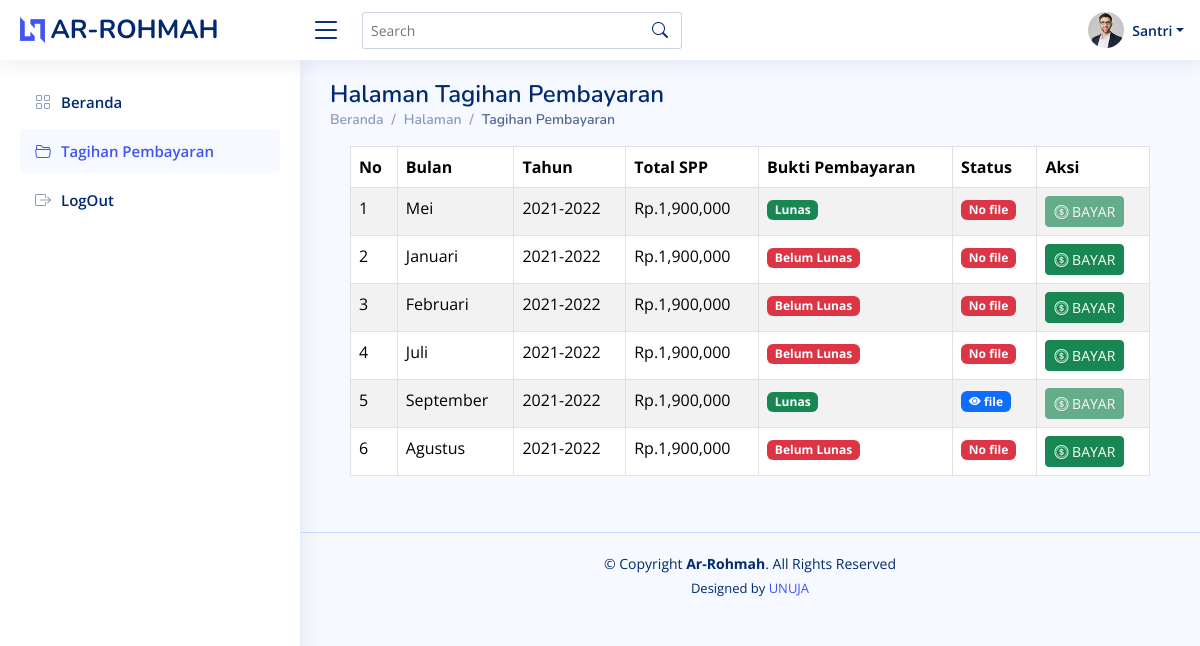
The page /santri/tagihan-pembayaran (signed in) on the database its author committed.
### administrator/models.py (models this page shows, shortened)
class SettingPembayaran(models.Model):
    STATUS=(
        ('Belum Lunas', 'Belum Lunas'),
        ('Lunas' , 'Lunas'),
    )
    tahun = models.CharField(max_length=200, blank=False, null=True)
    santri = models.ForeignKey(Santri, null=True, blank=True, on_delete=models.SET_NULL)
    wilayah = models.ForeignKey(Wilayah, null=True, blank=True, on_delete=models.SET_NULL)
    bulan = models.CharField(max_length=200, blank=False, null=True)
    status = models.CharField(max_length=200, blank=False, null=True, choices=STATUS)
    biaya = models.CharField(max_length=200, blank=False, null=True)
    date_created= models.DateTimeField(auto_now_add=True, null=True)
    file_bukti = models.FileField(upload_to='arsip/file_bukti',blank=True, null=True,max_length=300)
    class Meta:
        verbose_name_plural ="Setting Pembayaran"

### administrator/decorators.py (the view)
        def perubahan_halaman(request, *args, **kwargs):
            group = None
            if request.user.groups.exists():
                group = request.user.groups.all()[0].name
            if group in yang_diizinkan :
                return fungsi_awal(request, *args, **kwargs)
            else:
                return HttpResponse('<h2><center>Anda Tidak Dijikankan Ke Tampilan ini</center></h2>')

### santri/views.py (called while the page is built)
@login_required(login_url='halamanlogin')
@ijinkan_pengguna(yang_diizinkan=['santri'])
def tagihanpembayaran(request):
    current_site = get_current_site(request)
    domain = current_site.domain
    santri = request.user.santri.id
    bayar = SettingPembayaran.objects.filter(santri__id=santri).annotate(total=Sum('santri__detail_nominal_santri__jenis_pembayaran__nominal')).order_by('-id')
    context = {
        'judul': 'Halaman Tagihan Pembayaran',
        'menu': 'tagihanpembayaran',
        'nama': 'Tagihan Pembayaran',
        'bayar':bayar,
        'domain':domain
    }
    return render(request, 'tagihanpembayaran.html', context)

### santri/templates/tagihanpembayaran.html (shortened to what this page needs)
{% extends 'base.html' %} {% load static %} {% load humanize %}  {% block content %}
<main id="main" class="main">
    <div class="pagetitle">
      <h1>{{judul}}</h1>
      <nav>
        <ol class="breadcrumb">
            <li class="breadcrumb-item"><a href="{% url "berandasantri" %}">Beranda</a></li>
            <li class="breadcrumb-item">Halaman</li>
            <li class="breadcrumb-item active">{{nama}}</li>
        </ol>
      </nav>
    </div>
    <section class="section">
        <div class="card-body">
            <table id="example1" class="table table-bordered table-striped">
                <thead>
                    <tr>
                        <th>
                            No
                        </th>
                        <th>Bulan</th>
                        <th>Tahun</th>
                        <th>Total SPP</th>
                        <th>Bukti Pembayaran</th>
                        <th>Status</th>
                        <th>Aksi</th>
                    </tr>
                </thead>
                <tbody>
                    {% for rw in bayar %}
                    <tr>
                            <td>{{ forloop.counter }}</td>
                            <td>{{rw.bulan}}</td>
                              <td>{{rw.tahun}}</td>
                              <td>Rp.{{rw.total|intcomma}}</td>
                              <td>
                                {% if rw.status == "Lunas" %}
                                    <span class="badge bg-success">Lunas</span>
                                {% else %}
                                    <span class="badge bg-danger">Belum Lunas</span>
                                {% endif %}
                               </td>
                               <td>
                                {% if rw.file_bukti %}
                                <a href="http://{{domain}}{{ rw.file_bukti.url }}" target="_blank">
                                    <span class="badge bg-primary">
                                        <i class="bi bi-eye-fill"></i> file
                                    </span>
                                </a>
                                {% else %}
                                <span class="badge bg-danger">No file</span>
                                {% endif %}
                            </td>
                              <td>
                                {% if rw.status == "Lunas" %}
                                <button class="btn btn-success btn-sm" disabled><i class="bi bi-coin"></i> BAYAR</button>
                                {% else %}
                                <a href="{% url "buktibayar" rw.id %}" class="btn btn-success btn-sm"><i class="bi bi-coin"></i> BAYAR</a>
                                {% endif %}
                            </td>
                        </tr>
                    {% empty %}
                    <tr>
                      <td colspan="5" align="center">Data Pemasangan Status Selesai Kosong</td>
                    </tr>
                    {% endfor %}
                </tbody>
            </table>
        </div>
    </section>
  </main>
  {% endblock content %}

### templates/base.html (shortened to what this page needs)
{% load static %}
<!DOCTYPE html>
<html lang="en">
<head>
  <link href={% static "assets/vendor/bootstrap/css/bootstrap.min.css" %} rel="stylesheet">
  <link href={% static "assets/vendor/bootstrap-icons/bootstrap-icons.css" %} rel="stylesheet">
  <link href={% static "assets/vendor/boxicons/css/boxicons.min.css" %} rel="stylesheet">
  <link href={% static "assets/vendor/quill/quill.snow.css" %} rel="stylesheet">
  <link href={% static "assets/vendor/quill/quill.bubble.css" %} rel="stylesheet">
  <link href={% static "assets/vendor/remixicon/remixicon.css" %} rel="stylesheet">
  <link href={% static "assets/vendor/simple-datatables/style.css" %} rel="stylesheet">
  <link href={% static "assets/css/style.css" %} rel="stylesheet">
</head>
<body>
  <header id="header" class="header fixed-top d-flex align-items-center">
    <div class="d-flex align-items-center justify-content-between">
      <a href="index.html" class="logo d-flex align-items-center">
        <img src={% static "assets/img/logo.png" %} alt="">
        <span class="d-none d-lg-block">AR-ROHMAH</span>
      </a>
      <i class="bi bi-list toggle-sidebar-btn"></i>
    </div>
    <div class="search-bar">
      <form class="search-form d-flex align-items-center" method="POST" action="#">
        <input type="text" name="query" placeholder="Search" title="Enter search keyword">
        <button type="submit" title="Search"><i class="bi bi-search"></i></button>
      </form>
    </div>
    <nav class="header-nav ms-auto">
      <ul class="d-flex align-items-center">
        <li class="nav-item dropdown pe-3">
          <a class="nav-link nav-profile d-flex align-items-center pe-0" href="#" data-bs-toggle="dropdown">
            <img src={% static "assets/img/profile-img.jpg" %} alt="Profile" class="rounded-circle">
            {% for group in user.groups.all  %}
            {% if group.name == "santri" %}
            <span class="d-none d-md-block dropdown-toggle ps-2">Santri</span>
            {% endif %}
       {% endfor %}
          </a>
        </li>
      </ul>
    </nav>
  </header>
  {% include "navbar.html" %}
  {% block content %}
  {% endblock content %}
  <footer id="footer" class="footer">
    <div class="copyright">
      &copy; Copyright <strong><span>Ar-Rohmah</span></strong>. All Rights Reserved
    </div>
    <div class="credits">
      Designed by <a href="https://unuja.ac.id/">UNUJA</a>
    </div>
  </footer>
</body>
</html>

### templates/navbar.html (shortened to what this page needs)
  <aside id="sidebar" class="sidebar">
    <ul class="sidebar-nav" id="sidebar-nav">
      {% for group in user.groups.all  %}
      {% if group.name == "santri" %}
      <li class="nav-item">
        <a class="nav-link {% if menu == "santriadmin" %}{% else %}collapsed{% endif %}" href="{% url "berandasantri" %}">
          <i class="bi bi-grid"></i>
          <span>Beranda</span>
        </a>
      </li>
      <li class="nav-item">
        <a class="nav-link {% if menu == "tagihanpembayaran" %}{% else %}collapsed{% endif %}" href="{% url "tagihanpembayaran" %}">
          <i class="bi bi-folder2-open"></i>
          <span>Tagihan Pembayaran</span>
        </a>
      </li>
      {% endif %}
      {% endfor %}
      <li class="nav-item">
        <a class="nav-link collapsed" href="{% url "logout" %}">
          <i class="bi bi-box-arrow-right"></i>
          <span>LogOut</span>
        </a>
      </li>
    </ul>
  </aside>

### static/assets/css/style.css (style rules this page uses)
:root { scroll-behavior: smooth; }
body { font-family: "Open Sans", sans-serif; background: #f6f9ff; color: #444444; }
a { color: #4154f1; text-decoration: none; }
h1, h2, h3, h4, h5, h6 { font-family: "Nunito", sans-serif; }
#main { margin-top: 60px; padding: 20px 30px; transition: all 0.3s; }
.pagetitle { margin-bottom: 10px; }
.pagetitle h1 { font-size: 24px; margin-bottom: 0; font-weight: 600; color: #012970; }
.card-body { padding: 0 20px 20px 20px; }
.breadcrumb { font-size: 14px; font-family: "Nunito", sans-serif; color: #899bbd; font-weight: 600; }
.breadcrumb a { color: #899bbd; transition: 0.3s; }
.breadcrumb .breadcrumb-item::before { color: #899bbd; }
.breadcrumb .active { color: #51678f; font-weight: 600; }
.logo { line-height: 1; }
@media (min-width: 1200px) { .logo { width: 280px; } }
.logo img { max-height: 26px; margin-right: 6px; }
.logo span { font-size: 26px; font-weight: 700; color: #012970; font-family: "Nunito", sans-serif; }
.header { transition: all 0.5s; z-index: 997; height: 60px; box-shadow: 0px 2px 20px rgba(1, 41, 112, 0.1); background-color: #fff; padding-left: 20px; }
.header .toggle-sidebar-btn { font-size: 32px; padding-left: 10px; cursor: pointer; color: #012970; }
.header .search-bar { min-width: 360px; padding: 0 20px; }
.header .search-form { width: 100%; }
.header .search-form input { border: 0; font-size: 14px; color: #012970; border: 1px solid rgba(1, 41, 112, 0.2); padding: 7px 38px 7px 8px; border-radius: 3px; transition: 0.3s; width: 100%; }
.header .search-form button { border: 0; padding: 0; margin-left: -30px; background: none; }
.header .search-form button i { color: #012970; }
.header-nav ul { list-style: none; }
.header-nav>ul { margin: 0; padding: 0; }
.header-nav .nav-profile { color: #012970; }
.header-nav .nav-profile img { max-height: 36px; }
.header-nav .nav-profile span { font-size: 14px; font-weight: 600; }
.sidebar { position: fixed; top: 60px; left: 0; bottom: 0; width: 300px; z-index: 996; transition: all 0.3s; padding: 20px; overflow-y: auto; scrollbar-width: thin; scrollbar-color: #aab7cf transparent; box-shadow: 0px 0px 20px rgba(1, 41, 112, 0.1); background-color: #fff; }
@media (min-width: 1200px) { #main, #footer { margin-left: 300px; } }
.sidebar-nav { padding: 0; margin: 0; list-style: none; }
.sidebar-nav li { padding: 0; margin: 0; list-style: none; }
.sidebar-nav .nav-item { margin-bottom: 5px; }
.sidebar-nav .nav-link { display: flex; align-items: center; font-size: 15px; font-weight: 600; color: #4154f1; transition: 0.3; background: #f6f9ff; padding: 10px 15px; border-radius: 4px; }
.sidebar-nav .nav-link i { font-size: 16px; margin-right: 10px; color: #4154f1; }
.sidebar-nav .nav-link.collapsed { color: #012970; background: #fff; }
.sidebar-nav .nav-link.collapsed i { color: #899bbd; }
.footer { padding: 20px 0; font-size: 14px; transition: all 0.3s; border-top: 1px solid #cddfff; }
.footer .copyright { text-align: center; color: #012970; }
.footer .credits { padding-top: 5px; text-align: center; font-size: 13px; color: #012970; }

### rows shown on the page
SettingPembayaran: bulan "Mei", tahun "2021-2022", total "1,900,000", status "Lunas", file_bukti "No file"
SettingPembayaran: bulan "Januari", tahun "2021-2022", total "1,900,000", status "Belum Lunas", file_bukti "No file"
SettingPembayaran: bulan "Februari", tahun "2021-2022", total "1,900,000", status "Belum Lunas", file_bukti "No file"
SettingPembayaran: bulan "Juli", tahun "2021-2022", total "1,900,000", status "Belum Lunas", file_bukti "No file"
SettingPembayaran: bulan "September", tahun "2021-2022", total "1,900,000", status "Lunas"
SettingPembayaran: bulan "Agustus", tahun "2021-2022", total "1,900,000", status "Belum Lunas", file_bukti "No file"

### other values the page prints
{{ judul }} "Halaman Tagihan Pembayaran"
{{ nama }} "Tagihan Pembayaran"
